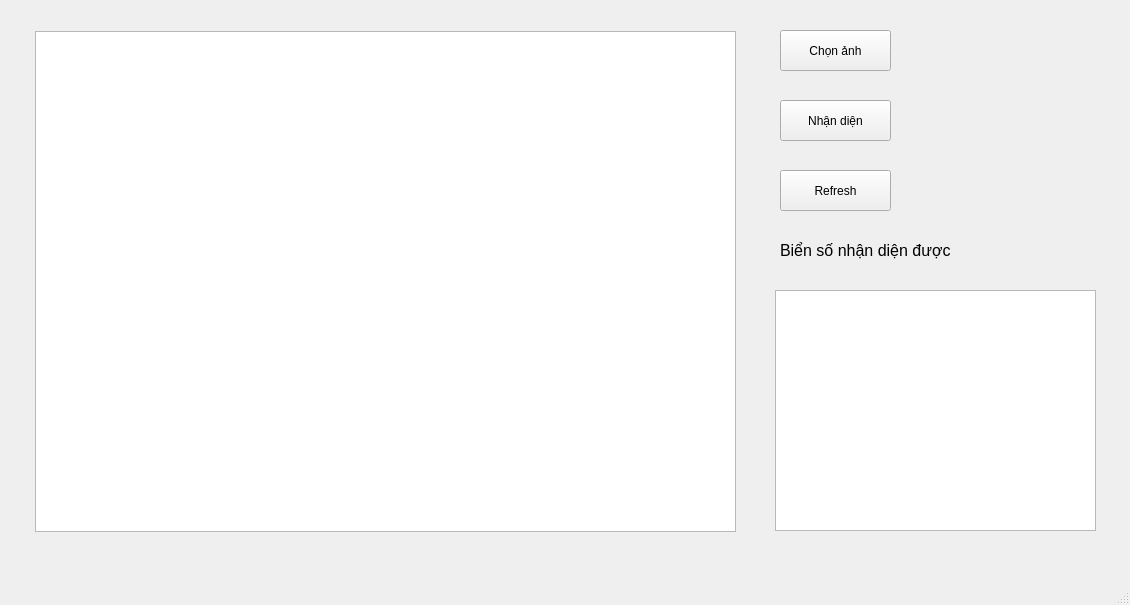
<?xml version="1.0" encoding="UTF-8"?>
<ui version="4.0">
 <class>MainWindow</class>
 <widget class="QMainWindow" name="MainWindow">
  <property name="geometry">
   <rect>
    <x>0</x>
    <y>0</y>
    <width>1130</width>
    <height>605</height>
   </rect>
  </property>
  <property name="windowTitle">
   <string>MainWindow</string>
  </property>
  <widget class="QWidget" name="centralwidget">
   <widget class="QPushButton" name="pushButton">
    <property name="geometry">
     <rect>
      <x>780</x>
      <y>30</y>
      <width>111</width>
      <height>41</height>
     </rect>
    </property>
    <property name="text">
     <string>Chọn ảnh</string>
    </property>
   </widget>
   <widget class="QPushButton" name="pushButton_2">
    <property name="geometry">
     <rect>
      <x>780</x>
      <y>100</y>
      <width>111</width>
      <height>41</height>
     </rect>
    </property>
    <property name="text">
     <string>Nhận diện</string>
    </property>
   </widget>
   <widget class="QPushButton" name="pushButton_3">
    <property name="geometry">
     <rect>
      <x>780</x>
      <y>170</y>
      <width>111</width>
      <height>41</height>
     </rect>
    </property>
    <property name="text">
     <string>Refresh</string>
    </property>
   </widget>
   <widget class="QLabel" name="label">
    <property name="geometry">
     <rect>
      <x>780</x>
      <y>235</y>
      <width>261</width>
      <height>31</height>
     </rect>
    </property>
    <property name="font">
     <font>
      <family>Arial</family>
      <pointsize>12</pointsize>
     </font>
    </property>
    <property name="text">
     <string>Biển số nhận diện được</string>
    </property>
   </widget>
   <widget class="QGraphicsView" name="graphicsView">
    <property name="geometry">
     <rect>
      <x>35</x>
      <y>31</y>
      <width>701</width>
      <height>501</height>
     </rect>
    </property>
   </widget>
   <widget class="QTextBrowser" name="textBrowser">
    <property name="geometry">
     <rect>
      <x>775</x>
      <y>290</y>
      <width>321</width>
      <height>241</height>
     </rect>
    </property>
   </widget>
  </widget>
  <widget class="QMenuBar" name="menubar">
   <property name="geometry">
    <rect>
     <x>0</x>
     <y>0</y>
     <width>1130</width>
     <height>26</height>
    </rect>
   </property>
  </widget>
  <widget class="QStatusBar" name="statusbar"/>
 </widget>
 <resources/>
 <connections/>
</ui>
